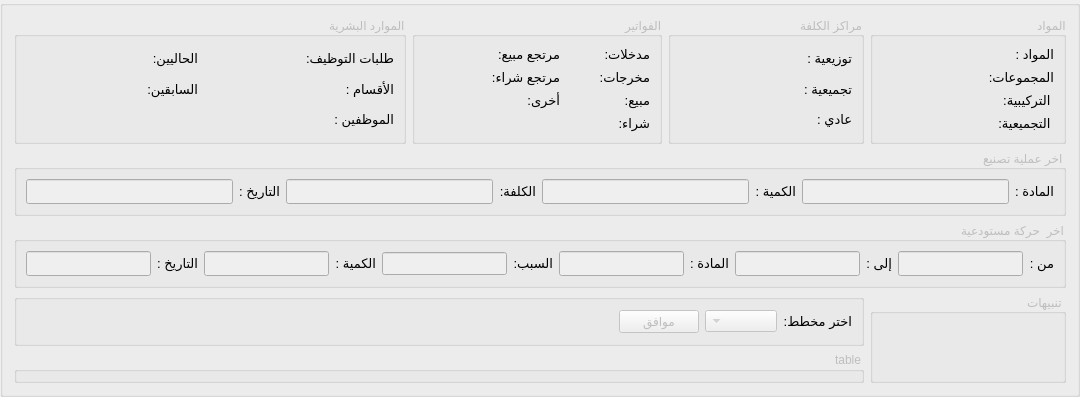
     <widget class="QGroupBox" name="stats_groupbox">
      <property name="enabled">
       <bool>false</bool>
      </property>
      <property name="layoutDirection">
       <enum>Qt::LeftToRight</enum>
      </property>
      <property name="styleSheet">
       <string notr="true">QLabel {
    font-family: &quot;Segoe UI&quot;;
    font-size: 13px;
    color: #000000; /* DodgerBlue */
}

QLineEdit {
    font-family: &quot;Segoe UI&quot;;
    font-size: 13px;
    color: #000000; /* DodgerBlue */
}</string>
      </property>
      <property name="title">
       <string/>
      </property>
      <layout class="QGridLayout" name="gridLayout_14">
       <item row="3" column="0" colspan="4">
        <widget class="QGroupBox" name="groupBox_3">
         <property name="maximumSize">
          <size>
           <width>16777215</width>
           <height>75</height>
          </size>
         </property>
         <property name="layoutDirection">
          <enum>Qt::RightToLeft</enum>
         </property>
         <property name="title">
          <string/>
         </property>
         <layout class="QGridLayout" name="gridLayout_2">
          <item row="0" column="2">
           <widget class="QPushButton" name="select_chart_btn">
            <property name="enabled">
             <bool>false</bool>
            </property>
            <property name="text">
             <string>موافق</string>
            </property>
            <property name="autoDefault">
             <bool>false</bool>
            </property>
            <property name="flat">
             <bool>false</bool>
            </property>
           </widget>
          </item>
          <item row="0" column="0">
           <widget class="QLabel" name="label_25">
            <property name="text">
             <string>اختر مخطط:</string>
            </property>
           </widget>
          </item>
          <item row="0" column="1">
           <widget class="QComboBox" name="select_chart_combobox">
            <property name="enabled">
             <bool>false</bool>
            </property>
           </widget>
          </item>
          <item row="0" column="3">
           <spacer name="horizontalSpacer">
            <property name="orientation">
             <enum>Qt::Horizontal</enum>
            </property>
            <property name="sizeHint" stdset="0">
             <size>
              <width>448</width>
              <height>25</height>
             </size>
            </property>
           </spacer>
          </item>
         </layout>
        </widget>
       </item>
       <item row="3" column="4" rowspan="2">
        <widget class="QGroupBox" name="alerts">
         <property name="maximumSize">
          <size>
           <width>300</width>
           <height>16777215</height>
          </size>
         </property>
         <property name="layoutDirection">
          <enum>Qt::RightToLeft</enum>
         </property>
         <property name="title">
          <string>تنبيهات</string>
         </property>
        </widget>
       </item>
       <item row="0" column="3">
        <widget class="QGroupBox" name="groupBox_6">
         <property name="minimumSize">
          <size>
           <width>100</width>
           <height>0</height>
          </size>
         </property>
         <property name="maximumSize">
          <size>
           <width>16777215</width>
           <height>16777215</height>
          </size>
         </property>
         <property name="layoutDirection">
          <enum>Qt::RightToLeft</enum>
         </property>
         <property name="title">
          <string>مراكز الكلفة</string>
         </property>
         <layout class="QGridLayout" name="gridLayout_7">
          <item row="3" column="1">
           <widget class="QLabel" name="aggregation_center_count">
            <property name="text">
             <string/>
            </property>
            <property name="alignment">
             <set>Qt::AlignCenter</set>
            </property>
           </widget>
          </item>
          <item row="0" column="0">
           <widget class="QLabel" name="label_13">
            <property name="text">
             <string>توزيعية :</string>
            </property>
           </widget>
          </item>
          <item row="0" column="1">
           <widget class="QLabel" name="distribution_center_count">
            <property name="text">
             <string/>
            </property>
            <property name="alignment">
             <set>Qt::AlignCenter</set>
            </property>
           </widget>
          </item>
          <item row="3" column="0">
           <widget class="QLabel" name="label_12">
            <property name="text">
             <string>تجميعية :</string>
            </property>
           </widget>
          </item>
          <item row="5" column="0">
           <widget class="QLabel" name="label_14">
            <property name="minimumSize">
             <size>
              <width>50</width>
              <height>0</height>
             </size>
            </property>
            <property name="text">
             <string>عادي :</string>
            </property>
           </widget>
          </item>
          <item row="5" column="1">
           <widget class="QLabel" name="normal_center_count">
            <property name="text">
             <string/>
            </property>
            <property name="alignment">
             <set>Qt::AlignCenter</set>
            </property>
           </widget>
          </item>
         </layout>
        </widget>
       </item>
       <item row="0" column="2">
        <widget class="QGroupBox" name="groupBox_4">
         <property name="minimumSize">
          <size>
           <width>250</width>
           <height>0</height>
          </size>
         </property>
         <property name="maximumSize">
          <size>
           <width>16777215</width>
           <height>16777215</height>
          </size>
         </property>
         <property name="layoutDirection">
          <enum>Qt::RightToLeft</enum>
         </property>
         <property name="title">
          <string>الفواتير</string>
         </property>
         <layout class="QGridLayout" name="gridLayout_4">
          <item row="5" column="1">
           <widget class="QLabel" name="invoice_sell_count">
            <property name="layoutDirection">
             <enum>Qt::RightToLeft</enum>
            </property>
            <property name="text">
             <string/>
            </property>
            <property name="alignment">
             <set>Qt::AlignRight|Qt::AlignTrailing|Qt::AlignVCenter</set>
            </property>
           </widget>
          </item>
          <item row="2" column="4">
           <widget class="QLabel" name="label_6">
            <property name="maximumSize">
             <size>
              <width>70</width>
              <height>30</height>
             </size>
            </property>
            <property name="text">
             <string>مرتجع شراء:</string>
            </property>
           </widget>
          </item>
          <item row="0" column="5">
           <widget class="QLabel" name="invoice_sell_return_count">
            <property name="maximumSize">
             <size>
              <width>50</width>
              <height>16777215</height>
             </size>
            </property>
            <property name="layoutDirection">
             <enum>Qt::RightToLeft</enum>
            </property>
            <property name="text">
             <string/>
            </property>
            <property name="alignment">
             <set>Qt::AlignRight|Qt::AlignTrailing|Qt::AlignVCenter</set>
            </property>
           </widget>
          </item>
          <item row="5" column="0">
           <widget class="QLabel" name="label_3">
            <property name="maximumSize">
             <size>
              <width>50</width>
              <height>30</height>
             </size>
            </property>
            <property name="text">
             <string>مبيع:</string>
            </property>
           </widget>
          </item>
          <item row="5" column="4">
           <widget class="QLabel" name="label_15">
            <property name="maximumSize">
             <size>
              <width>60</width>
              <height>30</height>
             </size>
            </property>
            <property name="text">
             <string>أخرى:</string>
            </property>
           </widget>
          </item>
          <item row="0" column="0">
           <widget class="QLabel" name="label_7">
            <property name="maximumSize">
             <size>
              <width>50</width>
              <height>30</height>
             </size>
            </property>
            <property name="text">
             <string>مدخلات:</string>
            </property>
           </widget>
          </item>
          <item row="0" column="4">
           <widget class="QLabel" name="label_4">
            <property name="maximumSize">
             <size>
              <width>16777215</width>
              <height>16777215</height>
             </size>
            </property>
            <property name="text">
             <string>مرتجع مبيع:</string>
            </property>
           </widget>
          </item>
          <item row="6" column="0">
           <widget class="QLabel" name="label_5">
            <property name="maximumSize">
             <size>
              <width>50</width>
              <height>30</height>
             </size>
            </property>
            <property name="text">
             <string>شراء:</string>
            </property>
           </widget>
          </item>
          <item row="2" column="0">
           <widget class="QLabel" name="label_8">
            <property name="maximumSize">
             <size>
              <width>50</width>
              <height>30</height>
             </size>
            </property>
            <property name="text">
             <string>مخرجات:</string>
            </property>
           </widget>
          </item>
          <item row="5" column="5" colspan="2">
           <widget class="QLabel" name="invoice_other_count">
            <property name="maximumSize">
             <size>
              <width>50</width>
              <height>175</height>
             </size>
            </property>
            <property name="layoutDirection">
             <enum>Qt::RightToLeft</enum>
            </property>
            <property name="text">
             <string/>
            </property>
            <property name="alignment">
             <set>Qt::AlignRight|Qt::AlignTrailing|Qt::AlignVCenter</set>
            </property>
           </widget>
          </item>
          <item row="2" column="5" colspan="2">
           <widget class="QLabel" name="invoice_buy_return_count">
            <property name="maximumSize">
             <size>
              <width>50</width>
              <height>16777215</height>
             </size>
            </property>
            <property name="layoutDirection">
             <enum>Qt::RightToLeft</enum>
            </property>
            <property name="text">
             <string/>
            </property>
            <property name="alignment">
             <set>Qt::AlignRight|Qt::AlignTrailing|Qt::AlignVCenter</set>
            </property>
           </widget>
          </item>
          <item row="0" column="1">
           <widget class="QLabel" name="invoice_input_count">
            <property name="maximumSize">
             <size>
              <width>16777215</width>
              <height>16777215</height>
             </size>
            </property>
            <property name="layoutDirection">
             <enum>Qt::RightToLeft</enum>
            </property>
            <property name="text">
             <string/>
            </property>
            <property name="alignment">
             <set>Qt::AlignCenter</set>
            </property>
           </widget>
          </item>
          <item row="2" column="1">
           <widget class="QLabel" name="invoice_output_count">
            <property name="maximumSize">
             <size>
              <width>50</width>
              <height>16777215</height>
             </size>
            </property>
            <property name="layoutDirection">
             <enum>Qt::RightToLeft</enum>
            </property>
            <property name="text">
             <string/>
            </property>
            <property name="alignment">
             <set>Qt::AlignCenter</set>
            </property>
           </widget>
          </item>
          <item row="6" column="1">
           <widget class="QLabel" name="invoice_buy_count">
            <property name="layoutDirection">
             <enum>Qt::RightToLeft</enum>
            </property>
            <property name="text">
             <string/>
            </property>
            <property name="alignment">
             <set>Qt::AlignRight|Qt::AlignTrailing|Qt::AlignVCenter</set>
            </property>
           </widget>
          </item>
         </layout>
        </widget>
       </item>
       <item row="2" column="0" colspan="5">
        <widget class="QGroupBox" name="groupBox_8">
         <property name="maximumSize">
          <size>
           <width>16777215</width>
           <height>75</height>
          </size>
         </property>
         <property name="layoutDirection">
          <enum>Qt::RightToLeft</enum>
         </property>
         <property name="title">
          <string>اخر  حركة مستودعية</string>
         </property>
         <layout class="QGridLayout" name="gridLayout_9">
          <item row="0" column="6">
           <widget class="QLabel" name="label_21">
            <property name="text">
             <string>المادة :</string>
            </property>
           </widget>
          </item>
          <item row="0" column="4">
           <widget class="QLabel" name="label_20">
            <property name="text">
             <string>إلى :</string>
            </property>
           </widget>
          </item>
          <item row="0" column="10">
           <widget class="QLabel" name="label_24">
            <property name="text">
             <string>الكمية :</string>
            </property>
           </widget>
          </item>
          <item row="0" column="3">
           <widget class="QLineEdit" name="from_warehouse">
            <property name="minimumSize">
             <size>
              <width>0</width>
              <height>25</height>
             </size>
            </property>
            <property name="readOnly">
             <bool>true</bool>
            </property>
           </widget>
          </item>
          <item row="0" column="11">
           <widget class="QLineEdit" name="quantity">
            <property name="minimumSize">
             <size>
              <width>0</width>
              <height>25</height>
             </size>
            </property>
           </widget>
          </item>
          <item row="0" column="7">
           <widget class="QLineEdit" name="material">
            <property name="minimumSize">
             <size>
              <width>0</width>
              <height>25</height>
             </size>
            </property>
            <property name="alignment">
             <set>Qt::AlignRight|Qt::AlignTrailing|Qt::AlignVCenter</set>
            </property>
            <property name="readOnly">
             <bool>true</bool>
            </property>
           </widget>
          </item>
          <item row="0" column="2">
           <widget class="QLabel" name="label_22">
            <property name="text">
             <string>من :</string>
            </property>
           </widget>
          </item>
          <item row="0" column="12">
           <widget class="QLabel" name="label_23">
            <property name="text">
             <string>التاريخ :</string>
            </property>
           </widget>
          </item>
          <item row="0" column="13">
           <widget class="QLineEdit" name="last_material_movement_date">
            <property name="minimumSize">
             <size>
              <width>0</width>
              <height>25</height>
             </size>
            </property>
            <property name="alignment">
             <set>Qt::AlignRight|Qt::AlignTrailing|Qt::AlignVCenter</set>
            </property>
            <property name="readOnly">
             <bool>true</bool>
            </property>
           </widget>
          </item>
          <item row="0" column="5">
           <widget class="QLineEdit" name="to_warehouse">
            <property name="minimumSize">
             <size>
              <width>0</width>
              <height>25</height>
             </size>
            </property>
            <property name="alignment">
             <set>Qt::AlignRight|Qt::AlignTrailing|Qt::AlignVCenter</set>
            </property>
            <property name="readOnly">
             <bool>true</bool>
            </property>
           </widget>
          </item>
          <item row="0" column="8">
           <widget class="QLabel" name="label_26">
            <property name="text">
             <string>السبب:</string>
            </property>
           </widget>
          </item>
          <item row="0" column="9">
           <widget class="QLineEdit" name="move_reason">
            <property name="enabled">
             <bool>false</bool>
            </property>
           </widget>
          </item>
         </layout>
        </widget>
       </item>
       <item row="4" column="0" colspan="4">
        <widget class="QGroupBox" name="chart_table">
         <property name="maximumSize">
          <size>
           <width>16777215</width>
           <height>320</height>
          </size>
         </property>
         <property name="layoutDirection">
          <enum>Qt::RightToLeft</enum>
         </property>
         <property name="title">
          <string>table</string>
         </property>
        </widget>
       </item>
       <item row="1" column="0" colspan="5">
        <widget class="QGroupBox" name="groupBox_7">
         <property name="maximumSize">
          <size>
           <width>16777215</width>
           <height>75</height>
          </size>
         </property>
         <property name="layoutDirection">
          <enum>Qt::RightToLeft</enum>
         </property>
         <property name="title">
          <string>اخر عملية تصنيع</string>
         </property>
         <layout class="QGridLayout" name="gridLayout_8">
          <item row="0" column="0">
           <widget class="QLabel" name="label">
            <property name="text">
             <string>المادة :</string>
            </property>
           </widget>
          </item>
          <item row="0" column="1">
           <widget class="QLineEdit" name="manufacture_material">
            <property name="minimumSize">
             <size>
              <width>0</width>
              <height>25</height>
             </size>
            </property>
            <property name="layoutDirection">
             <enum>Qt::RightToLeft</enum>
            </property>
            <property name="alignment">
             <set>Qt::AlignRight|Qt::AlignTrailing|Qt::AlignVCenter</set>
            </property>
            <property name="readOnly">
             <bool>true</bool>
            </property>
           </widget>
          </item>
          <item row="0" column="2">
           <widget class="QLabel" name="label_18">
            <property name="text">
             <string>الكمية :</string>
            </property>
           </widget>
          </item>
          <item row="0" column="3">
           <widget class="QLineEdit" name="manufacture_quantity">
            <property name="minimumSize">
             <size>
              <width>0</width>
              <height>25</height>
             </size>
            </property>
            <property name="layoutDirection">
             <enum>Qt::RightToLeft</enum>
            </property>
            <property name="alignment">
             <set>Qt::AlignRight|Qt::AlignTrailing|Qt::AlignVCenter</set>
            </property>
            <property name="readOnly">
             <bool>true</bool>
            </property>
           </widget>
          </item>
          <item row="0" column="4">
           <widget class="QLabel" name="label_2">
            <property name="layoutDirection">
             <enum>Qt::RightToLeft</enum>
            </property>
            <property name="text">
             <string>الكلفة:</string>
            </property>
           </widget>
          </item>
          <item row="0" column="5">
           <widget class="QLineEdit" name="manufature_cost">
            <property name="minimumSize">
             <size>
              <width>0</width>
              <height>25</height>
             </size>
            </property>
            <property name="layoutDirection">
             <enum>Qt::RightToLeft</enum>
            </property>
            <property name="alignment">
             <set>Qt::AlignRight|Qt::AlignTrailing|Qt::AlignVCenter</set>
            </property>
            <property name="readOnly">
             <bool>true</bool>
            </property>
           </widget>
          </item>
          <item row="0" column="6">
           <widget class="QLabel" name="label_19">
            <property name="text">
             <string>التاريخ :</string>
            </property>
           </widget>
          </item>
          <item row="0" column="7">
           <widget class="QLineEdit" name="manufacture_date">
            <property name="minimumSize">
             <size>
              <width>0</width>
              <height>25</height>
             </size>
            </property>
            <property name="layoutDirection">
             <enum>Qt::RightToLeft</enum>
            </property>
            <property name="alignment">
             <set>Qt::AlignRight|Qt::AlignTrailing|Qt::AlignVCenter</set>
            </property>
            <property name="readOnly">
             <bool>true</bool>
            </property>
           </widget>
          </item>
         </layout>
        </widget>
       </item>
       <item row="0" column="4">
        <widget class="QGroupBox" name="groupBox_2">
         <property name="minimumSize">
          <size>
           <width>100</width>
           <height>0</height>
          </size>
         </property>
         <property name="maximumSize">
          <size>
           <width>16777215</width>
           <height>175</height>
          </size>
         </property>
         <property name="layoutDirection">
          <enum>Qt::RightToLeft</enum>
         </property>
         <property name="title">
          <string>المواد</string>
         </property>
         <layout class="QGridLayout" name="gridLayout_5">
          <item row="0" column="1">
           <widget class="QLabel" name="materials_count">
            <property name="text">
             <string/>
            </property>
           </widget>
          </item>
          <item row="2" column="0">
           <widget class="QLabel" name="label_2">
            <property name="text">
             <string>المجموعات:</string>
            </property>
           </widget>
          </item>
          <item row="6" column="0">
           <widget class="QLabel" name="label_19">
            <property name="text">
             <string> التركيبية:</string>
            </property>
           </widget>
          </item>
          <item row="0" column="0">
           <widget class="QLabel" name="label">
            <property name="text">
             <string>المواد :</string>
            </property>
           </widget>
          </item>
          <item row="6" column="1">
           <widget class="QLabel" name="composite_materials_count">
            <property name="text">
             <string/>
            </property>
           </widget>
          </item>
          <item row="2" column="1">
           <widget class="QLabel" name="groups_count">
            <property name="text">
             <string/>
            </property>
           </widget>
          </item>
          <item row="7" column="1">
           <widget class="QLabel" name="groupped_materials_count">
            <property name="text">
             <string/>
            </property>
           </widget>
          </item>
          <item row="7" column="0">
           <widget class="QLabel" name="groupped_materials_label">
            <property name="text">
             <string> التجميعية:</string>
            </property>
           </widget>
          </item>
         </layout>
        </widget>
       </item>
       <item row="0" column="0" colspan="2">
        <widget class="QGroupBox" name="groupBox_5">
         <property name="minimumSize">
          <size>
           <width>250</width>
           <height>0</height>
          </size>
         </property>
         <property name="maximumSize">
          <size>
           <width>16777215</width>
           <height>16777215</height>
          </size>
         </property>
         <property name="layoutDirection">
          <enum>Qt::RightToLeft</enum>
         </property>
         <property name="title">
          <string>الموارد البشرية</string>
         </property>
         <layout class="QGridLayout" name="gridLayout_6">
          <item row="4" column="0">
           <widget class="QLabel" name="label_9">
            <property name="maximumSize">
             <size>
              <width>70</width>
              <height>16777215</height>
             </size>
            </property>
            <property name="text">
             <string>الموظفين :</string>
            </property>
           </widget>
          </item>
          <item row="3" column="2">
           <widget class="QLabel" name="departments_count">
            <property name="text">
             <string/>
            </property>
           </widget>
          </item>
          <item row="3" column="0">
           <widget class="QLabel" name="label_11">
            <property name="maximumSize">
             <size>
              <width>80</width>
              <height>16777215</height>
             </size>
            </property>
            <property name="text">
             <string>الأقسام :</string>
            </property>
           </widget>
          </item>
          <item row="4" column="2">
           <widget class="QLabel" name="employees_count">
            <property name="maximumSize">
             <size>
              <width>16777215</width>
              <height>16777215</height>
             </size>
            </property>
            <property name="text">
             <string/>
            </property>
            <property name="alignment">
             <set>Qt::AlignCenter</set>
            </property>
           </widget>
          </item>
          <item row="0" column="2">
           <widget class="QLabel" name="employ_request_count">
            <property name="text">
             <string/>
            </property>
           </widget>
          </item>
          <item row="0" column="0">
           <widget class="QLabel" name="label_10">
            <property name="maximumSize">
             <size>
              <width>90</width>
              <height>16777215</height>
             </size>
            </property>
            <property name="text">
             <string>طلبات التوظيف:</string>
            </property>
           </widget>
          </item>
          <item row="0" column="3">
           <widget class="QLabel" name="label_16">
            <property name="maximumSize">
             <size>
              <width>70</width>
              <height>16777215</height>
             </size>
            </property>
            <property name="text">
             <string>الحاليين:</string>
            </property>
           </widget>
          </item>
          <item row="0" column="4">
           <widget class="QLabel" name="current_employees_count">
            <property name="maximumSize">
             <size>
              <width>16777215</width>
              <height>16777215</height>
             </size>
            </property>
            <property name="text">
             <string/>
            </property>
            <property name="alignment">
             <set>Qt::AlignCenter</set>
            </property>
           </widget>
          </item>
          <item row="3" column="3">
           <widget class="QLabel" name="label_17">
            <property name="maximumSize">
             <size>
              <width>70</width>
              <height>16777215</height>
             </size>
            </property>
            <property name="text">
             <string>السابقين:</string>
            </property>
           </widget>
          </item>
          <item row="3" column="4">
           <widget class="QLabel" name="former_employees_count">
            <property name="maximumSize">
             <size>
              <width>16777215</width>
              <height>16777215</height>
             </size>
            </property>
            <property name="text">
             <string/>
            </property>
            <property name="alignment">
             <set>Qt::AlignCenter</set>
            </property>
           </widget>
          </item>
         </layout>
        </widget>
       </item>
      </layout>
     </widget>
